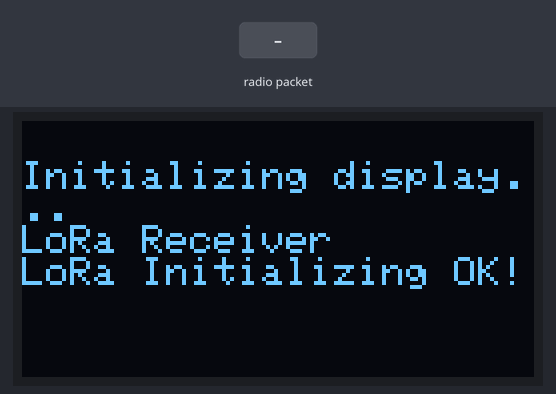
The sketch below on a simulated Arduino Uno, built with avr-gcc and run on an emulated ATmega328P. Parts: 128×64 one-colour display. The test bench sets the inputs (shaded band). No radio packets arrive unless stated; what the sketch prints to the serial monitor is not drawn.

Above: at 3.8 s.
3.9 s: radio packet "1" arrives
At 5.5 s:
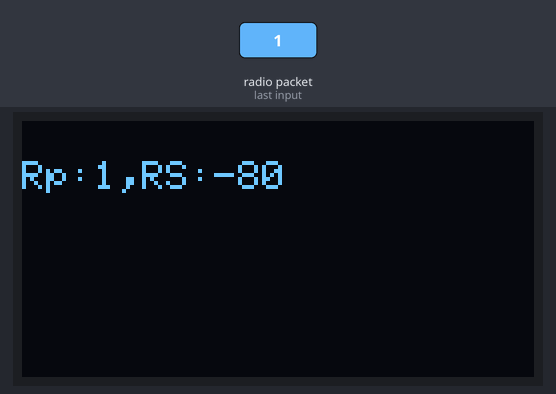
6.5 s: radio packet "0" arrives
At 8.7 s:
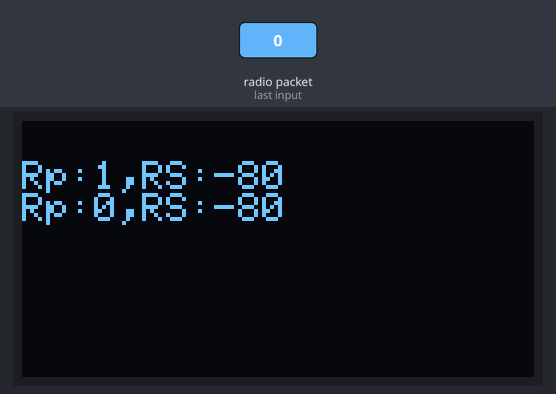
9.0 s: radio packet "2" arrives
At 10.7 s:
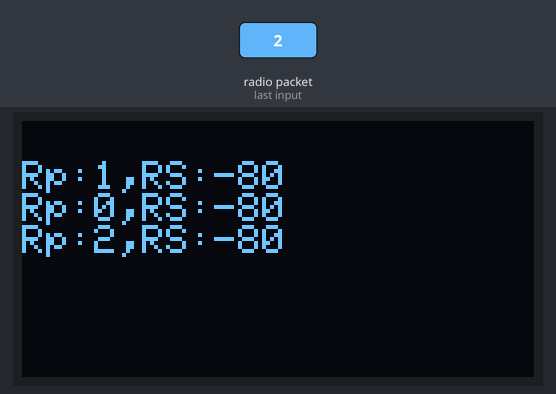
Timing chart, 0 to 12.2 s (numbered marks = the images above; inputs shaded):
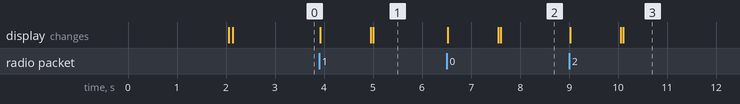

Measured:
- after the input at 3.9 s, the display: first changes at once (image 1 shows a later state)
- after the input at 6.5 s, the display: first changes at once (image 2 shows a later state)
- after the input at 9.0 s, the display: first changes at once (image 3 shows a later state)

The sketch:

LoRa_receiver_display.ino
```cpp
/*********
  Modified from the examples of the Arduino LoRa library
  More resources: https://randomnerdtutorials.com
*********/

#include <SPI.h>
#include <LoRa.h>

#include <SD.h>

#include <Wire.h>
#include <Adafruit_GFX.h>
#include <Adafruit_SSD1306.h>

#define SCREEN_WIDTH 128 // OLED display width, in pixels
#define SCREEN_HEIGHT 64 // OLED display height, in pixels

// Declaration for an SSD1306 display connected to I2C (SDA, SCL pins)
Adafruit_SSD1306 display(SCREEN_WIDTH, SCREEN_HEIGHT, &Wire, -1);

//define the pins used by the transceiver module
#define ss 10
#define rst 9
#define dio0 2

void setup() {
  //initialize Serial Monitor
  Serial.begin(9600);

  if(!display.begin(SSD1306_SWITCHCAPVCC, 0x3C)) { // Address 0x3D for 128x64
    Serial.println(F("SSD1306 allocation failed"));
    for(;;);
  }
  delay(2000);
  display.clearDisplay();

    display.setTextSize(1);
  display.setTextColor(WHITE);
  display.setCursor(0, 10);
  // Display static text
  display.println("Initializing display...");
  display.display();

  while (!Serial);
  Serial.println("LoRa Receiver");
  display.println("LoRa Receiver");
  display.display();

  //setup LoRa transceiver module
  LoRa.setPins(ss, rst, dio0);

  //replace the LoRa.begin(---E-) argument with your location's frequency
  //433E6 for Asia
  //866E6 for Europe
  //915E6 for North America
  while (!LoRa.begin(433E6)) {
    Serial.println(".");
    display.println(".");
    display.display();
    delay(500);
  }
   // Change sync word (0xF3) to match the receiver
  // The sync word assures you don't get LoRa messages from other LoRa transceivers
  // ranges from 0-0xFF
  LoRa.setSyncWord(0xF3);
  Serial.println("LoRa Initializing OK!");
  display.println("LoRa Initializing OK!");
  display.display();
  delay(500);
  display.clearDisplay();
  display.setCursor(0, 10);
}

int line_count = 0;
void loop() {
  // try to parse packet
  int packetSize = LoRa.parsePacket();
  if (packetSize) {
    if(line_count == 6){
      line_count = 0;
      display.clearDisplay();
      display.setCursor(0, 10);
    }
    // received a packet
    Serial.print("Rp:");
    display.print("Rp:");
    display.display();

    // read packet
    while (LoRa.available()) {
      String LoRaData = LoRa.readString();
      Serial.print(LoRaData);
      display.print(LoRaData);
      display.display();
    }

    // print RSSI of packet
    Serial.print(",RS:");
    display.print(",RS:");
    display.display();
    Serial.println(LoRa.packetRssi());
    display.println(LoRa.packetRssi());
    display.display();

    line_count++;
  }

}
```
